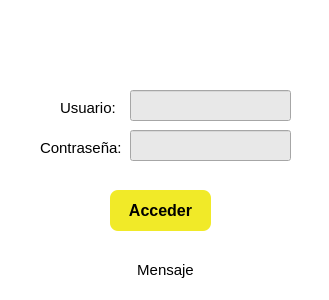
<?xml version="1.0" encoding="UTF-8"?>
<ui version="4.0">
 <class>pantallaLogin</class>
 <widget class="QDialog" name="pantallaLogin">
  <property name="geometry">
   <rect>
    <x>0</x>
    <y>0</y>
    <width>329</width>
    <height>300</height>
   </rect>
  </property>
  <property name="windowTitle">
   <string>Inicio de sesion</string>
  </property>
  <property name="styleSheet">
   <string notr="true">background-color: rgb(255, 255, 255);</string>
  </property>
  <property name="locale">
   <locale language="Spanish" country="Argentina"/>
  </property>
  <widget class="QLabel" name="label">
   <property name="geometry">
    <rect>
     <x>70</x>
     <y>20</y>
     <width>191</width>
     <height>41</height>
    </rect>
   </property>
   <property name="text">
    <string/>
   </property>
   <property name="pixmap">
    <pixmap resource="../img/imagenes.qrc">:/xy/logo.jpg</pixmap>
   </property>
   <property name="scaledContents">
    <bool>true</bool>
   </property>
  </widget>
  <widget class="QLabel" name="label_2">
   <property name="geometry">
    <rect>
     <x>60</x>
     <y>100</y>
     <width>61</width>
     <height>16</height>
    </rect>
   </property>
   <property name="font">
    <font>
     <pointsize>11</pointsize>
    </font>
   </property>
   <property name="text">
    <string>Usuario:</string>
   </property>
  </widget>
  <widget class="QLabel" name="label_3">
   <property name="geometry">
    <rect>
     <x>40</x>
     <y>140</y>
     <width>81</width>
     <height>16</height>
    </rect>
   </property>
   <property name="font">
    <font>
     <pointsize>11</pointsize>
    </font>
   </property>
   <property name="text">
    <string>Contraseña:</string>
   </property>
  </widget>
  <widget class="QLineEdit" name="txtUsuarioLogin">
   <property name="geometry">
    <rect>
     <x>130</x>
     <y>90</y>
     <width>161</width>
     <height>31</height>
    </rect>
   </property>
   <property name="styleSheet">
    <string notr="true">background-color: rgb(232, 232, 232);
</string>
   </property>
  </widget>
  <widget class="QLineEdit" name="txtClaveLogin">
   <property name="geometry">
    <rect>
     <x>130</x>
     <y>130</y>
     <width>161</width>
     <height>31</height>
    </rect>
   </property>
   <property name="cursor">
    <cursorShape>IBeamCursor</cursorShape>
   </property>
   <property name="styleSheet">
    <string notr="true">background-color: rgb(232, 232, 232);</string>
   </property>
   <property name="echoMode">
    <enum>QLineEdit::Password</enum>
   </property>
  </widget>
  <widget class="QPushButton" name="btnAccederLogin">
   <property name="geometry">
    <rect>
     <x>110</x>
     <y>190</y>
     <width>101</width>
     <height>41</height>
    </rect>
   </property>
   <property name="font">
    <font>
     <pointsize>12</pointsize>
     <bold>true</bold>
    </font>
   </property>
   <property name="cursor">
    <cursorShape>PointingHandCursor</cursorShape>
   </property>
   <property name="styleSheet">
    <string notr="true">background-color: rgb(241, 234, 40);
border-radius: 8px;</string>
   </property>
   <property name="text">
    <string>Acceder</string>
   </property>
  </widget>
  <widget class="QLabel" name="lblMensaje">
   <property name="geometry">
    <rect>
     <x>30</x>
     <y>260</y>
     <width>271</width>
     <height>20</height>
    </rect>
   </property>
   <property name="font">
    <font>
     <pointsize>11</pointsize>
    </font>
   </property>
   <property name="text">
    <string>Mensaje</string>
   </property>
   <property name="alignment">
    <set>Qt::AlignCenter</set>
   </property>
  </widget>
 </widget>
 <resources>
  <include location="../img/imagenes.qrc"/>
 </resources>
 <connections/>
</ui>
